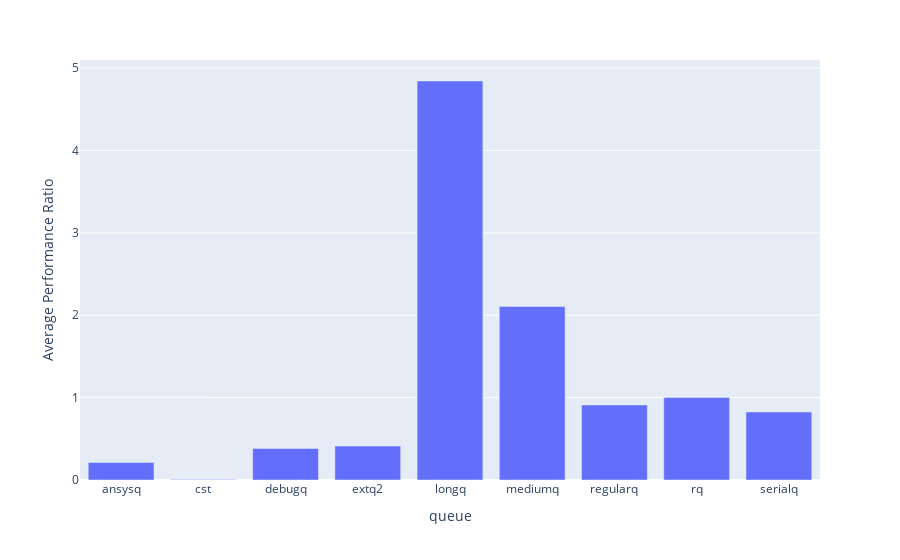

Notebook cell for this chart:
### Markdown cell above
## Graphs

### Code cell
import plotly.express as px
fig = px.bar(df15, x=df15.index, y="Performance Ratio",
                  labels={
                     "Performance Ratio": "Average Performance Ratio",
                 })
fig.show()

### Figure 1 — Plotly figure (JSON) as saved in the notebook; plotly's stock layout.template omitted (floating-point values rounded to 4 significant figures)
{"data": [{"alignmentgroup": "True", "hovertemplate": "queue=%{x}<br>Average Performance Ratio=%{y}<extra></extra>", "legendgroup": "", "marker": {"color": "#636efa", "pattern": {"shape": ""}}, "name": "", "offsetgroup": "", "orientation": "v", "showlegend": false, "textposition": "auto", "type": "bar", "x": ["ansysq", "cst", "debugq", "extq2", "longq", "mediumq", "regularq", "rq", "serialq"], "xaxis": "x", "y": [0.2127, 0.006316, 0.3824, 0.4124, 4.843, 2.107, 0.9105, 1.002, 0.8257], "yaxis": "y"}], "layout": {"barmode": "relative", "legend": {"tracegroupgap": 0}, "margin": {"t": 60}, "xaxis": {"anchor": "y", "domain": [0, 1], "title": {"text": "queue"}}, "yaxis": {"anchor": "x", "domain": [0, 1], "title": {"text": "Average Performance Ratio"}}}}
